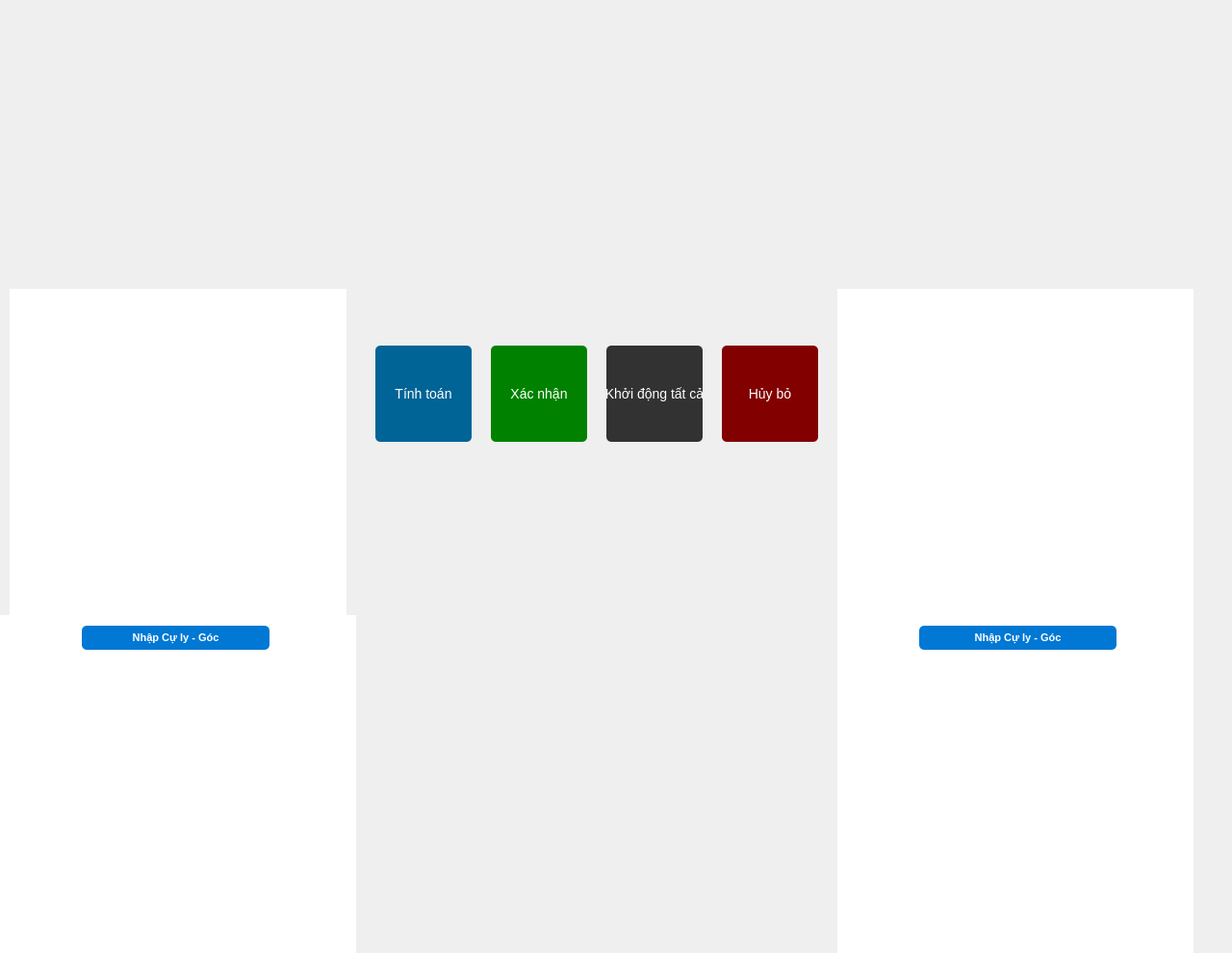
<?xml version="1.0" encoding="UTF-8"?>
<ui version="4.0">
 <class>MainTab</class>
 <widget class="QWidget" name="MainTab">
  <property name="geometry">
   <rect>
    <x>0</x>
    <y>0</y>
    <width>1280</width>
    <height>990</height>
   </rect>
  </property>
  <property name="windowTitle">
   <string>Main Control Tab</string>
  </property>
  <property name="styleSheet">
   <string notr="true"/>
  </property>
  <widget class="QWidget" name="bullet_widget" native="true">
   <property name="geometry">
    <rect>
     <x>5</x>
     <y>-6</y>
     <width>1280</width>
     <height>350</height>
    </rect>
   </property>
  </widget>
  <widget class="QWidget" name="compass_left" native="true">
   <property name="geometry">
    <rect>
     <x>0</x>
     <y>639</y>
     <width>370</width>
     <height>370</height>
    </rect>
   </property>
   <property name="styleSheet">
    <string notr="true">background-color: rgb(255, 255, 255);</string>
   </property>
  </widget>
  <widget class="QWidget" name="half_compass_left" native="true">
   <property name="geometry">
    <rect>
     <x>10</x>
     <y>300</y>
     <width>350</width>
     <height>350</height>
    </rect>
   </property>
   <property name="styleSheet">
    <string notr="true">background-color: rgb(255, 255, 255);</string>
   </property>
  </widget>
  <widget class="QPushButton" name="angle_input_button_left">
   <property name="geometry">
    <rect>
     <x>85</x>
     <y>650</y>
     <width>195</width>
     <height>25</height>
    </rect>
   </property>
   <property name="styleSheet">
    <string notr="true">QPushButton {
    background-color: #0078d4;
    color: white;
    border: none;
    border-radius: 5px;
    font-size: 11px;
    font-weight: bold;
}
QPushButton:hover {
    background-color: #106ebe;
}
QPushButton:pressed {
    background-color: #005a9e;
}</string>
   </property>
   <property name="text">
    <string>Nhập Cự ly - Góc</string>
   </property>
  </widget>
  <widget class="QWidget" name="compass_right" native="true">
   <property name="geometry">
    <rect>
     <x>870</x>
     <y>639</y>
     <width>370</width>
     <height>370</height>
    </rect>
   </property>
   <property name="styleSheet">
    <string notr="true">background-color: rgb(255, 255, 255);</string>
   </property>
  </widget>
  <widget class="QWidget" name="half_compass_right" native="true">
   <property name="geometry">
    <rect>
     <x>870</x>
     <y>300</y>
     <width>370</width>
     <height>350</height>
    </rect>
   </property>
   <property name="styleSheet">
    <string notr="true">background-color: rgb(255, 255, 255);</string>
   </property>
  </widget>
  <widget class="QPushButton" name="angle_input_button_right">
   <property name="geometry">
    <rect>
     <x>955</x>
     <y>650</y>
     <width>205</width>
     <height>25</height>
    </rect>
   </property>
   <property name="styleSheet">
    <string notr="true">QPushButton {
    background-color: #0078d4;
    color: white;
    border: none;
    border-radius: 5px;
    font-size: 11px;
    font-weight: bold;
}
QPushButton:hover {
    background-color: #106ebe;
}
QPushButton:pressed {
    background-color: #005a9e;
}</string>
   </property>
   <property name="text">
    <string>Nhập Cự ly - Góc</string>
   </property>
  </widget>
  <widget class="QWidget" name="numeric_data_widget" native="true">
   <property name="geometry">
    <rect>
     <x>375</x>
     <y>469</y>
     <width>500</width>
     <height>500</height>
    </rect>
   </property>
  </widget>
  <widget class="QPushButton" name="calculator_button">
   <property name="geometry">
    <rect>
     <x>390</x>
     <y>359</y>
     <width>100</width>
     <height>100</height>
    </rect>
   </property>
   <property name="styleSheet">
    <string notr="true">QPushButton {
    background-color: rgb(0, 100, 150);
    color: white; font-size: 14px;
    border-radius: 5px;
}
QPushButton:pressed {
    background-color: rgb(0, 50, 75);
}
QPushButton:hover {
    background-color: rgb(0, 150, 225);
}</string>
   </property>
   <property name="text">
    <string>Tính toán</string>
   </property>
  </widget>
  <widget class="QPushButton" name="launch_left_button">
   <property name="geometry">
    <rect>
     <x>510</x>
     <y>359</y>
     <width>100</width>
     <height>100</height>
    </rect>
   </property>
   <property name="styleSheet">
    <string notr="true">QPushButton {
    background-color: rgb(0, 130, 0);
    color: white; font-size: 14px;
    border-radius: 5px;
}
QPushButton:pressed {
    background-color: rgb(0, 50, 0);
}
QPushButton:hover {
    background-color: rgb(0, 200, 0);
}</string>
   </property>
   <property name="text">
    <string>Xác nhận</string>
   </property>
  </widget>
  <widget class="QPushButton" name="cancel_button">
   <property name="geometry">
    <rect>
     <x>750</x>
     <y>359</y>
     <width>100</width>
     <height>100</height>
    </rect>
   </property>
   <property name="styleSheet">
    <string notr="true">QPushButton {
    background-color: rgb(130, 0, 0);
    color: white; font-size: 14px;
    border-radius: 5px;
}
QPushButton:pressed {
    background-color: rgb(50, 0, 0);
}
QPushButton:hover {
    background-color: rgb(200, 0, 0);
}</string>
   </property>
   <property name="text">
    <string>Hủy bỏ</string>
   </property>
  </widget>
  <widget class="QPushButton" name="launch_right_button">
   <property name="geometry">
    <rect>
     <x>630</x>
     <y>359</y>
     <width>100</width>
     <height>100</height>
    </rect>
   </property>
   <property name="styleSheet">
    <string notr="true">QPushButton {
    background-color: rgb(50, 50, 50);
    color: white; font-size: 14px;
    border-radius: 5px;
}
QPushButton:pressed {
    background-color: rgb(25, 25, 25);
}
QPushButton:hover {
    background-color: rgb(100, 100, 100);
}</string>
   </property>
   <property name="text">
    <string>Khởi động tất cả</string>
   </property>
  </widget>
 </widget>
 <resources/>
 <connections/>
</ui>
